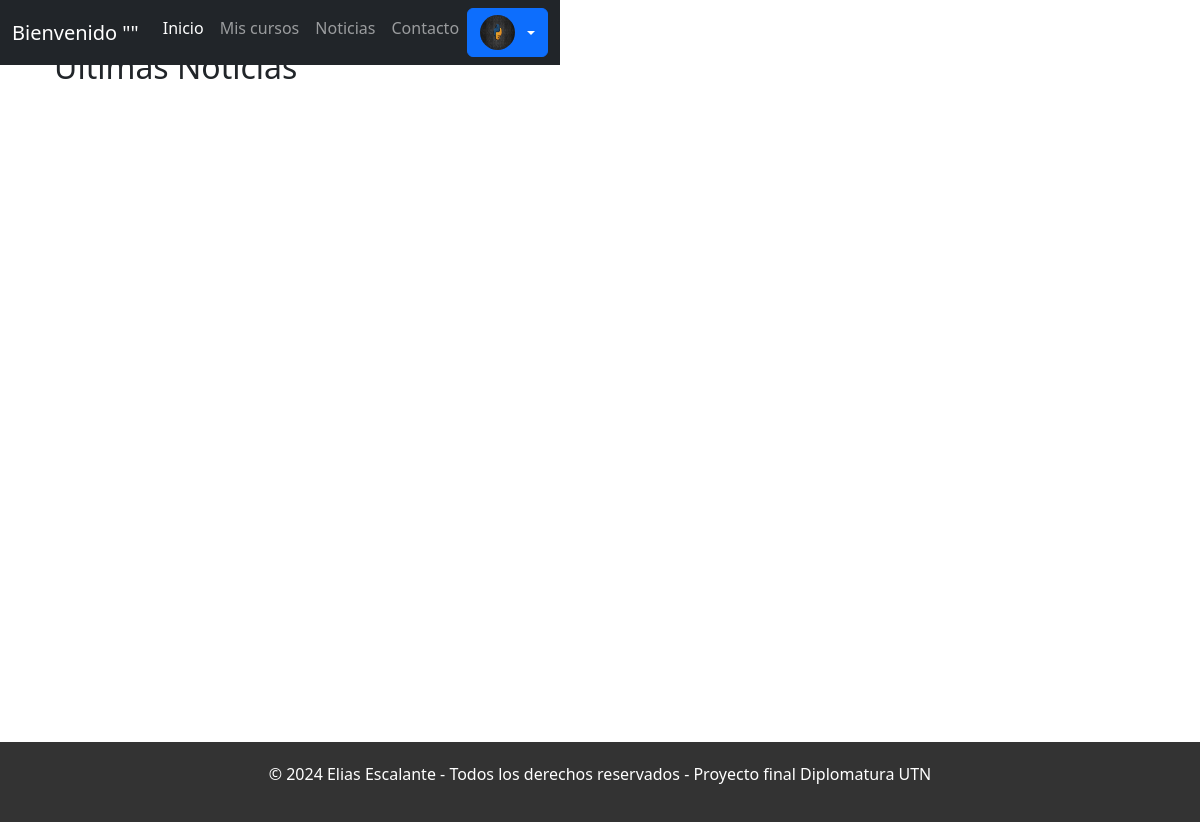
The page /noticias/ on the database as committed earlier.
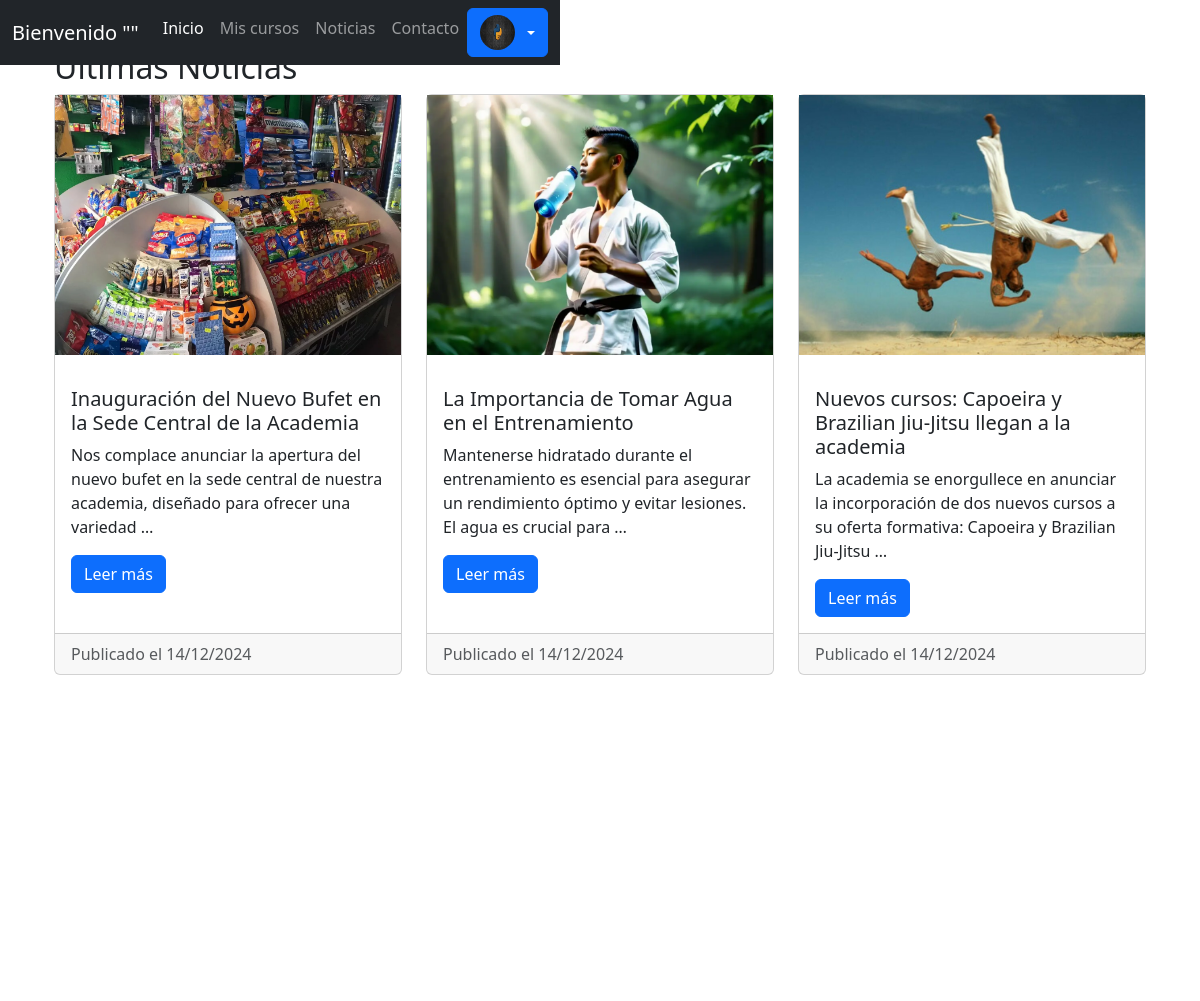
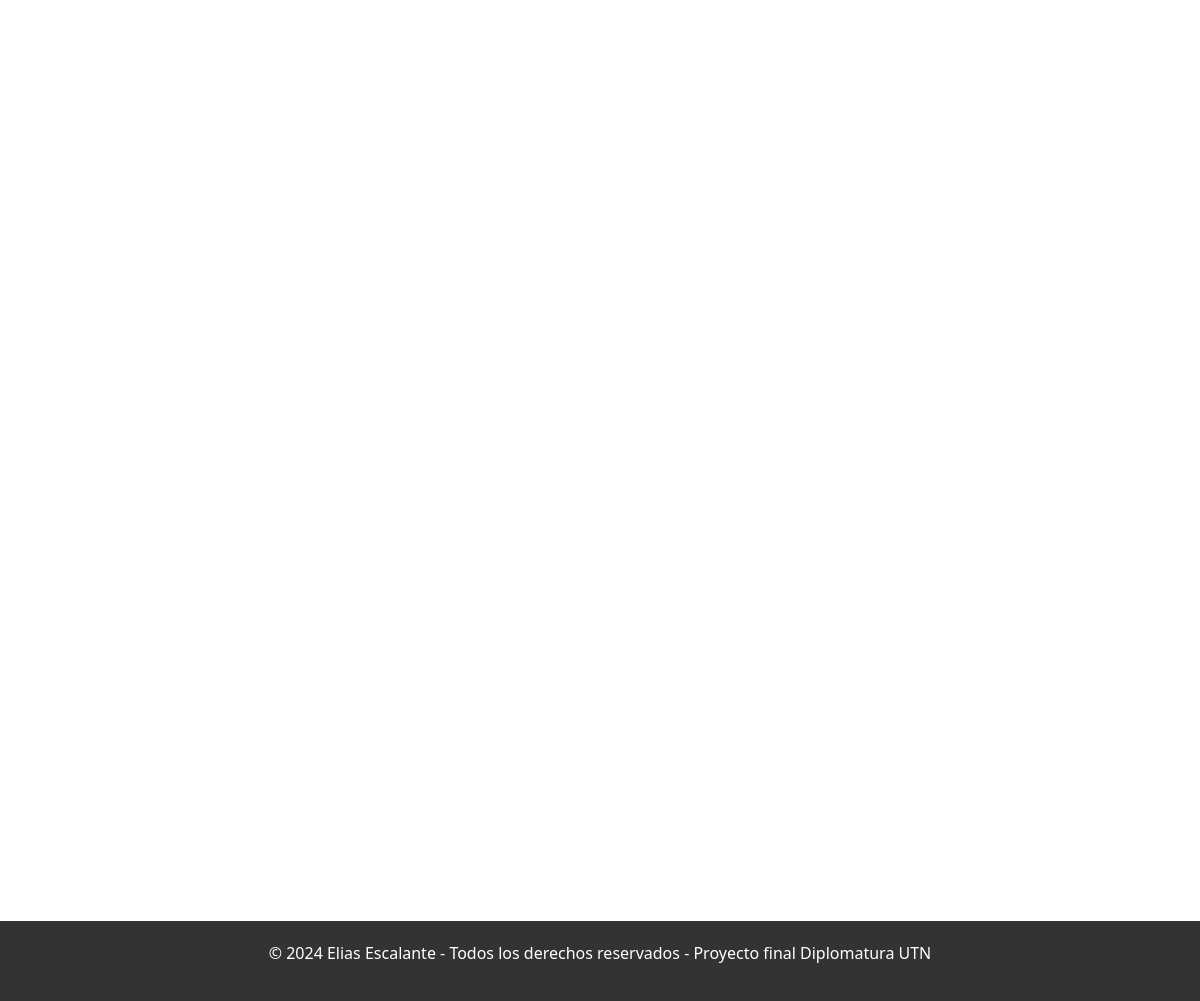
The same page on the database as committed later (2 pictures, top to bottom).
### academia/models.py (models this page shows, shortened)
class Noticia(models.Model):
    titulo = models.CharField(max_length=255)
    contenido = models.TextField()
    fecha_publicacion = models.DateTimeField(auto_now_add=True)
    imagen = models.ImageField(upload_to='noticias/', null=True, blank=True)
    mostrar = models.BooleanField(default=True)

### academia/views.py (the view)
# urls.py: path('noticias/', views.noticias, name='noticias'),
def noticias(request):
    noticias = Noticia.objects.all().order_by('-fecha_publicacion')
    return render(request, 'academia/noticias.html', {'noticias': noticias})

### templates/academia/noticias.html (shortened to what this page needs)
{% extends 'layout.html' %}
{% load static %}
{% block content %}
<link rel="stylesheet" href="{% static 'academia/noticias/css/style.css' %}">
    <div class="container mt-5">
        <h2>Últimas Noticias</h2>
        <div class="row">
            {% for noticia in noticias %}
                <div class="col-md-4 animate-on-scroll">
                    <div class="card mb-4">
                        {% if noticia.imagen %}
                            <img src="{{ noticia.imagen.url }}" alt="{{ noticia.titulo }}" class="img-fluid mb-3">
                        {% endif %}
                        <div class="card-body">
                            <h5 class="card-title">{{ noticia.titulo }}</h5>
                            <p class="card-text">{{ noticia.contenido|truncatewords:20 }}</p>
                            <a href="{% url 'detalle_noticia' noticia.id %}" class="btn btn-primary">Leer más</a>
                        </div>
                        <div class="card-footer text-muted">
                            Publicado el {{ noticia.fecha_publicacion|date:"d/m/Y" }}
                        </div>
                    </div>
                </div>
            {% endfor %}
        </div>
    </div>
{% endblock %}

### templates/layout.html (shortened to what this page needs)
{% load static %}
<!DOCTYPE html>
<html lang="es">
<head>
    <link href="https://cdn.jsdelivr.net/npm/bootstrap@5.3.3/dist/css/bootstrap.min.css" rel="stylesheet">
    <link rel="stylesheet" href="{% static 'layout/css/layout.css' %}">
</head>
<body class="{% block body_class %}{% endblock %}">
    <div class="main-container">
        <nav class="navbar navbar-expand-lg navbar-dark bg-dark">
            <div class="container-fluid">
                <a class="navbar-brand" href="#">Bienvenido "{{ user.username }}"</a>
                <div class="collapse navbar-collapse" id="navbarNav">
                    <ul class="navbar-nav ms-auto">
                        <li class="nav-item">
                            <a class="nav-link active" aria-current="page" href="{% url 'home_usuarios'%}">Inicio</a>
                        </li>
                        <li class="nav-item">
                            <a class="nav-link" href="{% url 'mis_cursos' %}">Mis cursos</a>
                        </li>
                        <li class="nav-item">
                            <a class="nav-link" href="{% url 'noticias' %}">Noticias</a>
                        </li>
                        <li class="nav-item">
                            <a class="nav-link" href="{% url 'contacto' %}">Contacto</a>
                        </li>
                        <li class="nav-item dropdown">
                            <a class="btn btn-primary dropdown-toggle d-flex align-items-center" href="#" id="userDropdown" role="button" data-bs-toggle="dropdown" aria-expanded="false">
                                {% if user.imagen %}
                                    <img src="{{ user.imagen.url }}" alt="Usuario" class="rounded-circle me-2" style="width: 35px; height: 35px;">
                                {% else %}
                                    <img src="{% static 'profile_images/1.jpg' %}" alt="Usuario" class="rounded-circle me-2" style="width: 35px; height: 35px;">
                                {% endif %}
                            </a>
                        </li>
                    </ul>
                </div>
            </div>
        </nav>
        <div class="content">
            <div class="container mt-4">
                {% block content %}{% endblock %}
            </div>
        </div>
        <footer>
            <div class="container">
                <p>© 2024 Elias Escalante - Todos los derechos reservados - Proyecto final Diplomatura UTN </p>
            </div>
        </footer>
    </div>
</body>
</html>

### static/layout/css/layout.css (style rules this page uses)
html, body { height: 100%; margin: 0; }
.main-container { min-height: 100%; display: flex; flex-direction: column; }
.navbar { position: fixed; flex-shrink: 0; }
.content { flex-grow: 1; }
footer { background-color: #333; color: #fff; text-align: center; padding: 20px 0; position: relative; bottom: 0; width: 100%; }

### static/academia/noticias/css/style.css (style rules this page uses)
.row { display: flex; flex-wrap: wrap; }
.col-md-4 { display: flex; flex-direction: column; }
.card { flex-grow: 1; display: flex; flex-direction: column; }
.card-body { flex-grow: 1; }
.card-footer { margin-top: auto; }
.animate-on-scroll { opacity: 0; transform: translateY(100px); }

Rows that differ between the two databases and show on the page:
added Noticia: imagen (picture), titulo "Inauguración del Nuevo Bufet en la Sede Central de la Academia", contenido "Nos complace anunciar la apertura del nuevo bufet en la sede central de nuestra academia, diseñado para ofrecer una variedad …", fecha_publicacion "14/12/2024"
added Noticia: imagen (picture), titulo "La Importancia de Tomar Agua en el Entrenamiento", contenido "Mantenerse hidratado durante el entrenamiento es esencial para asegurar un rendimiento óptimo y evitar lesiones. El agua es crucial para …", fecha_publicacion "14/12/2024"
added Noticia: imagen (picture), titulo "Nuevos cursos: Capoeira y Brazilian Jiu-Jitsu llegan a la academia", contenido "La academia se enorgullece en anunciar la incorporación de dos nuevos cursos a su oferta formativa: Capoeira y Brazilian Jiu-Jitsu …", fecha_publicacion "14/12/2024"
